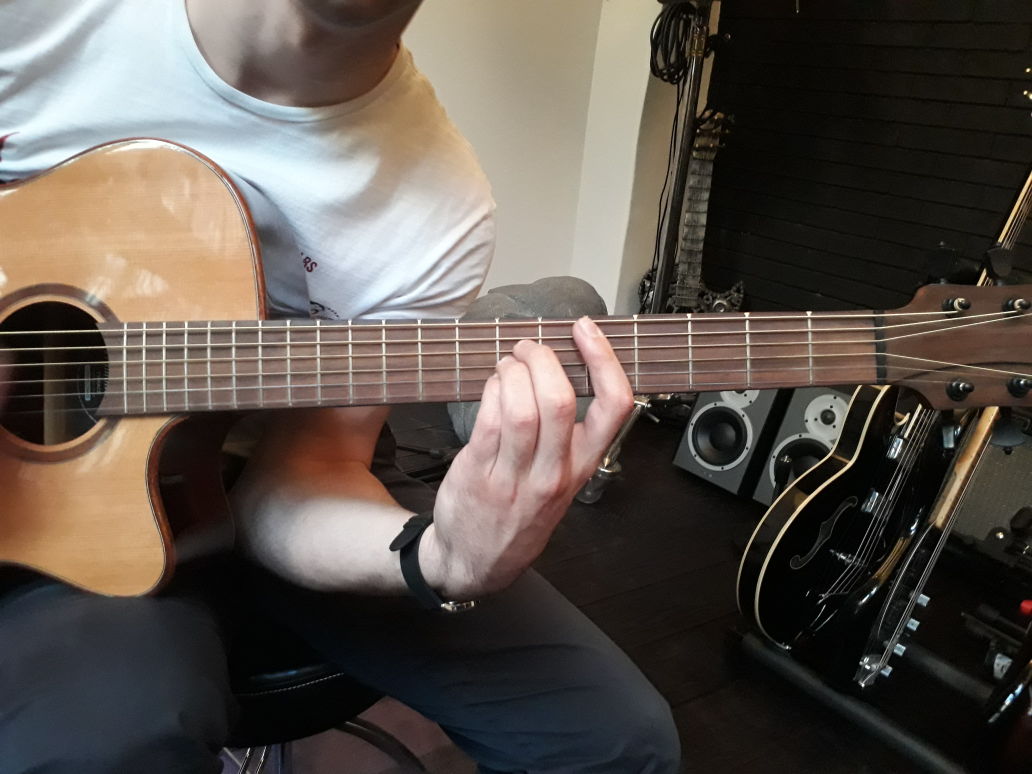
#> input picture project2/src/chordD_2.jpg, 4128 x 3096 px, found by its file name (shown at 1/4 size)
$ python test.py   (older library calls are emulated)
#> lines starting #> are read from the running program, lines starting #| are printed output that depends on the picture; after the words box and inside, x2 and y2 are one past the last pixel; in counts of white or black regions, pixels touching at a corner belong together; long printed decimals are rounded
import cv2 as cv2
import numpy as np


image = cv2.imread("../guitar-fingering-recognition-86172fff95313f403475d913c69e564dcd0e0035/pictures2/chordD_2.jpg")
#> image is the input picture: shape (3096, 4128, 3); mean B, G, R 76.2, 83.3, 91.6
#cv2.imshow("hough", image)
#cv2.waitKey(0)
print(image.shape)
#| (3096, 4128, 3)
height = len(image)
#> height = 3096
width = len(image[0])
#> width = 4128
image = cv2.resize(image, dsize=(int(width/4), int(height/4)), interpolation=cv2.INTER_AREA)
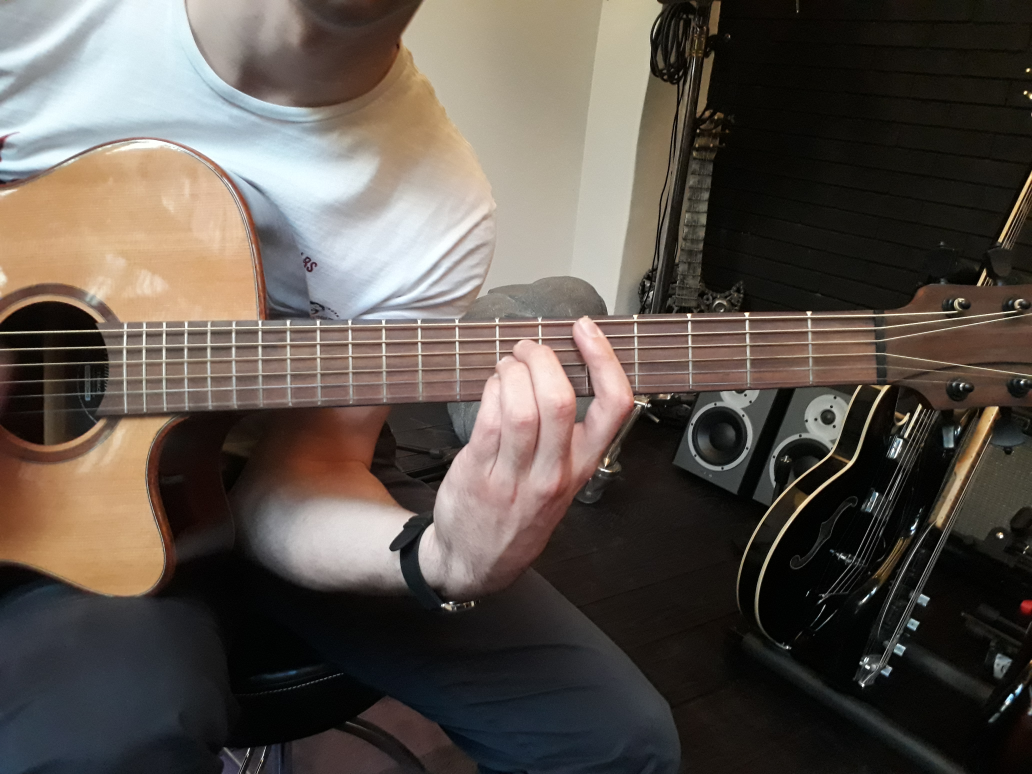
#> image: shape (774, 1032, 3); mean B, G, R 76.2, 83.3, 91.6
Cpy = image.copy()
height = len(image)
#> height = 774
width = len(image[0])
#> width = 1032
neck_with_frets = np.zeros((height, width, 3), np.uint8)
gray = cv2.cvtColor(image, cv2.COLOR_BGR2GRAY)
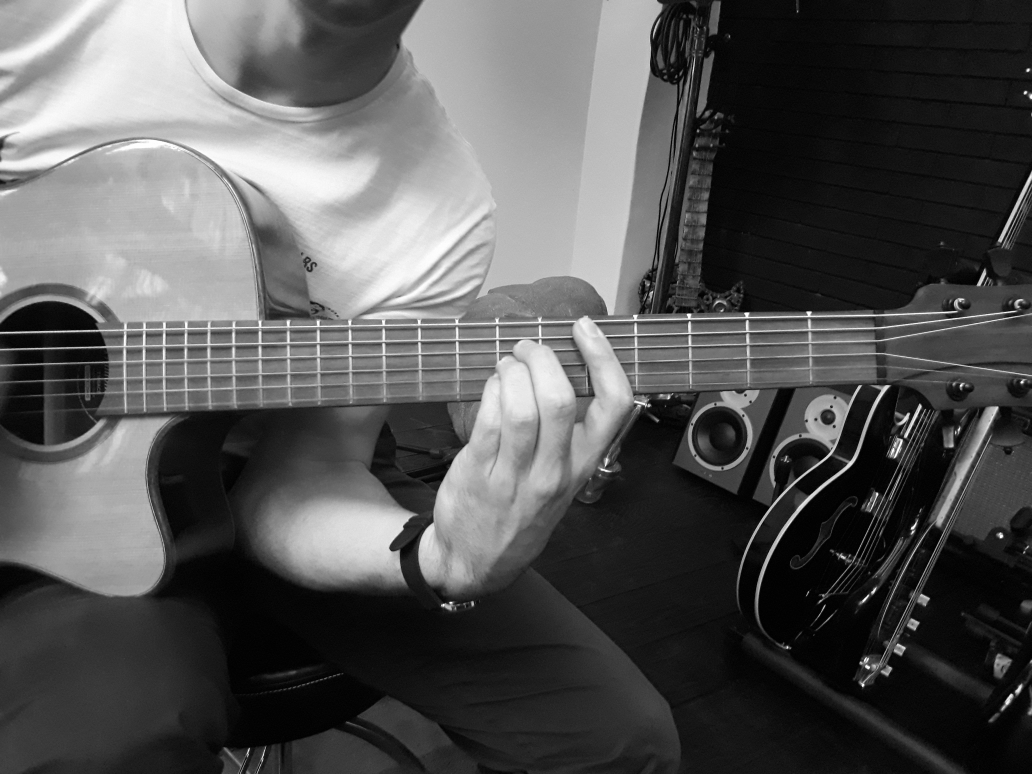
#> gray: shape (774, 1032); min 0, max 255, mean 84.9
# 1. Detect frets with Hough transform and form an Image based on these

edges = cv2.Sobel(gray, cv2.CV_8U, 1, 0, 3)
#print(edges.shape)


kernel = np.ones((11, 11), np.uint8)
edges = cv2.morphologyEx(edges, cv2.MORPH_CLOSE, kernel)
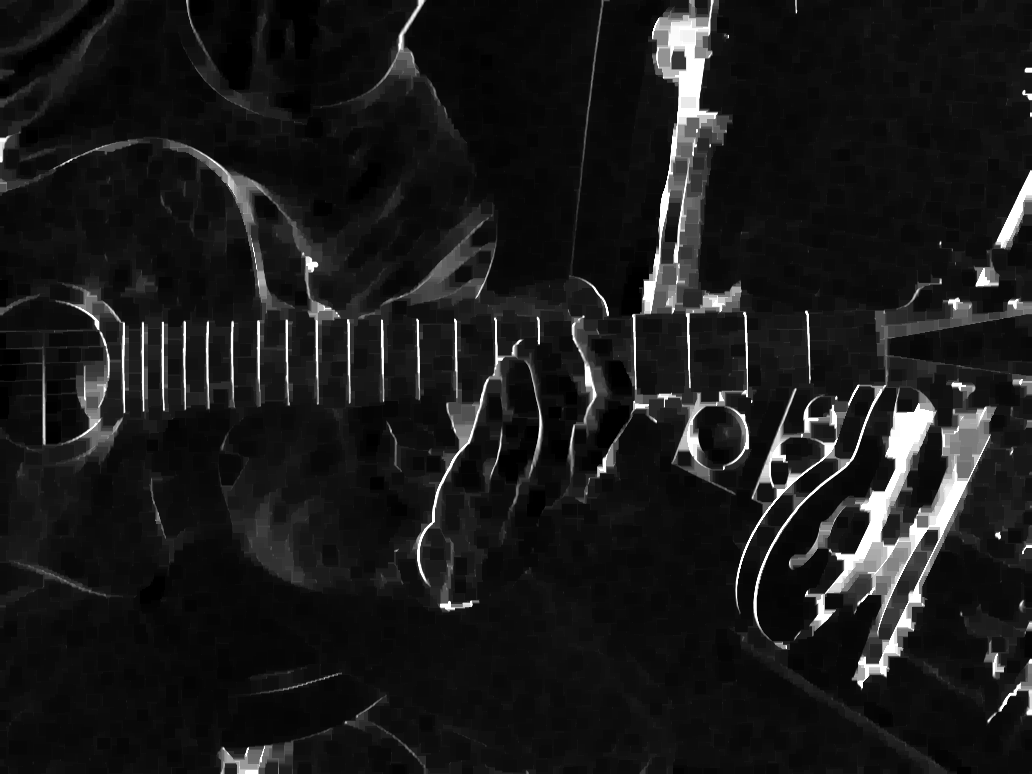
#> edges: shape (774, 1032); min 0, max 255, mean 26.1
red, edges = cv2.threshold(edges,127,255, cv2.THRESH_BINARY)
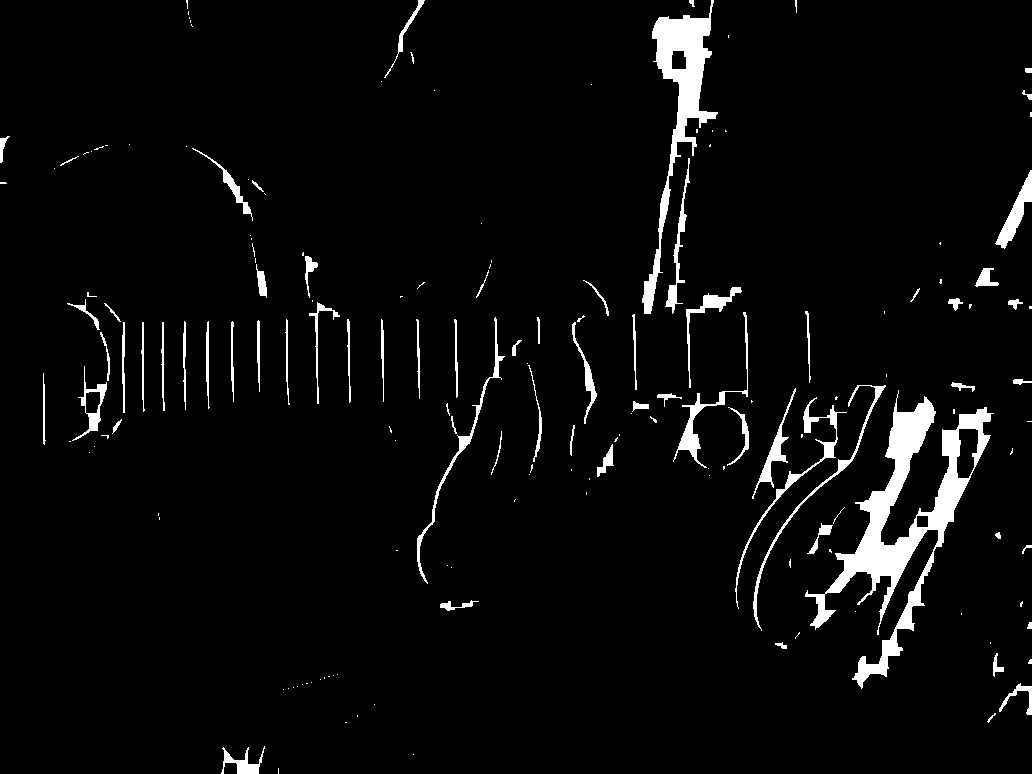
#> edges: shape (774, 1032); 4.2% white; 173 white regions (100 under 20 px), largest, box (x1, y1, x2, y2) and area: (805, 390, 994, 689) 11469, (642, 0, 718, 314) 5396, (735, 397, 847, 609) 1098
lines = cv2.HoughLines(edges,1,np.pi/180,150)
#> lines = 307 rows, first 8: [1009, 0.436], [688, 0.157], [687, 0.14], [690, 0.175], [1015, 0.401], [692, 0.192], [1080, 0.454], [691, 0.209]
num_lines = lines.shape[0]
#> num_lines = 307

print(lines.shape)
#| (307, 1, 2)
sq_lines = np.reshape(np.tile(lines, reps=(num_lines, 1)), (num_lines, num_lines, 2))
print(sq_lines.shape)
#| (307, 307, 2)
print(sq_lines[0])
#> (printed output is left out)
sq_lines = sq_lines-sq_lines.swapaxes(0, 1)
#print(sq_lines.shape)
#print((sq_lines-sq_lines_T)[0])


#ver_lines = cv.HoughLines(edges,1,np.pi/180,50)
print(lines.shape)

rho,theta = lines[0][0]
#> rho = 1009; theta = 0.436

a = np.cos(theta)
#> a = 0.906
b = np.sin(theta)
#> b = 0.423
maxx = a*rho
#> maxx = 914.5
minx = a*rho
#> minx = 914.5
maxy = b*rho
#> maxy = 426.4
miny = b*rho
#> miny = 426.4


for i, line in enumerate(lines):
    rho,theta = line[0]

    a = np.cos(theta)
    b = np.sin(theta)
    for j, line in enumerate(sq_lines[i]):
        #if abs(abs(line[1])-np.pi/2)<np.pi/(180/4):
        if True:


            x0 = a*rho
            y0 = b*rho


            x1 = int(x0 + 1000*(-b))
            x2 = int(x0 - 1000*(-b))
            y1 = int(y0 + 1000*(a))
            y2 = int(y0 - 1000*(a))
            cv2.line(Cpy,(x1,y1),(x2,y2),(0,0,255),2)

    if y0>maxy:
        maxy = y0
    if y0<miny and y0!=0:
        miny = y0

    """x1 = int(x0 + 2000*(-b))
    x2 = int(x0 - 2000*(-b))
    y1 = int(y0 + 2000*(a))
    y2 = int(y0 - 2000*(a))
    cv.line(Cpy,(x1,y1),(x2,y2),(0,0,255),2)"""
#> this loop made 307 passes
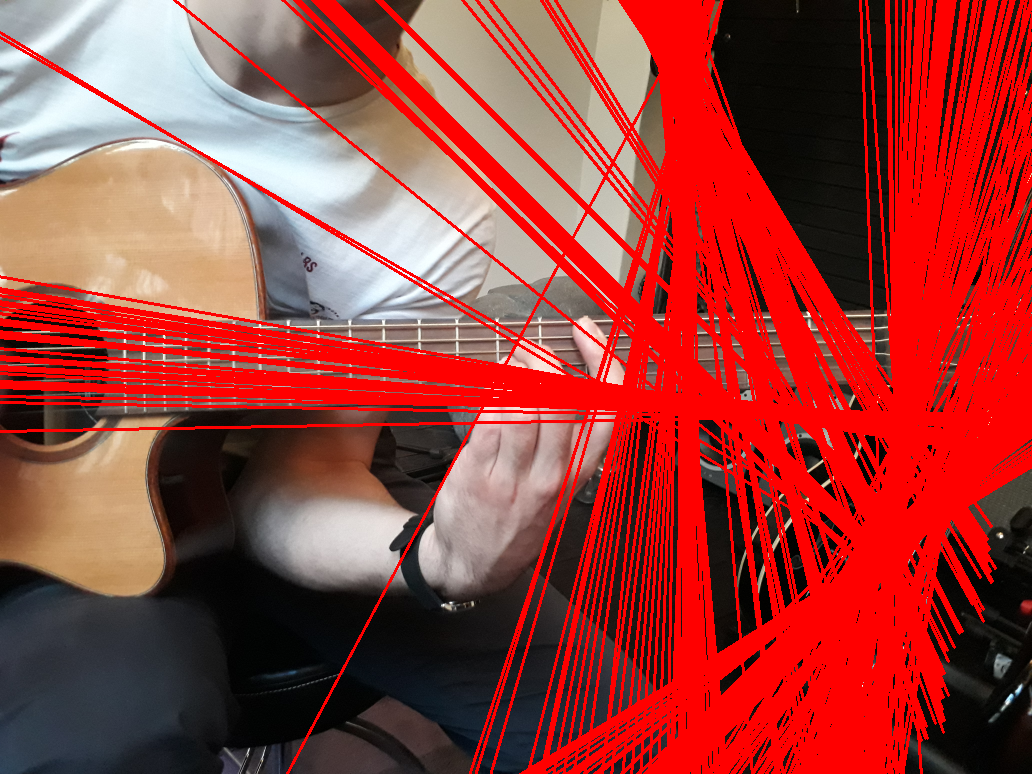
#> Cpy: shape (774, 1032, 3); mean B, G, R 57.3, 61.9, 156.9
#> after the loop, maxy = 798.9; miny = -292.5

"""
for line in ver_lines:
    rho,theta = line[0]

    a = np.cos(theta)
    b = np.sin(theta)

    x0 = a*rho
    y0 = b*rho

    if np.pi/(180/3)>theta>-1*(np.pi/(180/3)):
        if x0>maxx:
            maxx = x0
        if x0<minx and x0>0:
            minx = x0


        x1 = int(x0 + 100*(-b))
        x2 = int(x0 - 100*(-b))
        y1 = int(y0 + 200*(a))
        y2 = int(y0 + 0*(a))
        cv.line(Cpy,(x1,y1),(x2,y2),(0,0,255),2)
"""
print(minx, maxx, miny, maxy)
cv2.imshow("original", image)
cv2.imshow("image", Cpy)
cv2.imshow("canny", edges)
#cv.imshow("cut", image[int(minx):int(maxx)][int(miny):int(maxy)])
#cv.imshow("hough", lines)
cv2.waitKey(0)
cv2.destroyAllWindows()

$ run again, with project2/src/hyonj.jpg copied over project2/src/chordD_2.jpg
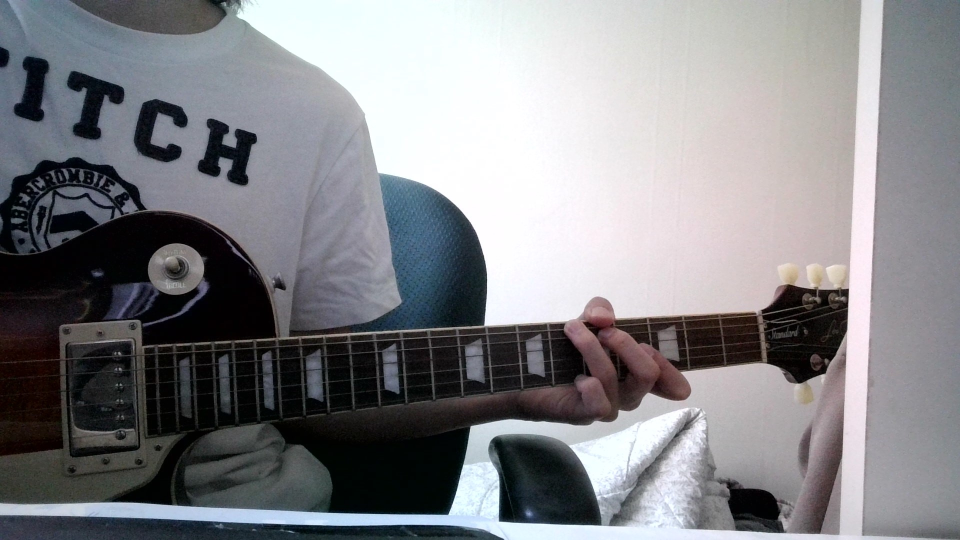
#> input picture project2/src/hyonj.jpg, 1920 x 1080 px, found by its file name (shown at 1/2 size)
#> image is the input picture: shape (1080, 1920, 3); mean B, G, R 135.1, 131.5, 131.4
#| (1080, 1920, 3)
#> `height = len(image)`: height = 1080
#> `width = len(image[0])`: width = 1920
#> image: shape (270, 480, 3)
#> `height = len(image)`: height = 270
#> `width = len(image[0])`: width = 480
#> `red, edges = cv2.threshold(edges,127,255, cv2.THRESH_BINARY)`:
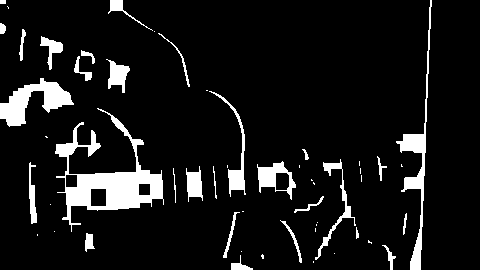
#> edges: shape (270, 480); 9% white; 53 white regions (24 under 20 px), largest, box (x1, y1, x2, y2) and area: (55, 108, 164, 232) 3820, (0, 78, 74, 127) 1555, (396, 0, 432, 270) 1487
#> lines = 39 rows, first 8: [429, 0.0349], [431, 0.0524], [197, 1.47], [198, 1.45], [193, 1.48], [179, 1.54], [222, 1.38], [191, 1.5]
#| (39, 1, 2)
#| (39, 39, 2)
#> (printed output is left out)
#| (39, 1, 2)
#> `rho,theta = lines[0][0]`: rho = 429; theta = 0.0349
#> `a = np.cos(theta)`: a = 0.999
#> `b = np.sin(theta)`: b = 0.0349
#> maxx = 428.7
#> `maxy = b*rho`: maxy = 14.97
#> the loop `for i, line in enumerate(lines):` made 39 passes
#> (rho, theta, a, b, maxy) on passes 2, 3, 4, 7, 22, 32: (431, 0.0524, 0.999, 0.0523, 22.56), (197, 1.47, 0.105, 0.995, 195.9), (198, 1.45, 0.122, 0.993, 196.5), (222, 1.38, 0.191, 0.982, 217.9), (224, 1.34, 0.225, 0.974, 218.3), (227, 1.34, 0.225, 0.974, 221.2)
#> after the loop `for i, line in enumerate(lines):`:
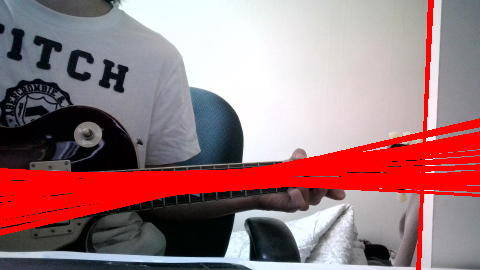
#> Cpy: shape (270, 480, 3); mean B, G, R 123.6, 120.1, 158.7
#> after the loop `for i, line in enumerate(lines):`: maxy = 221.2; miny = 14.97
#| 428.739 428.739 14.972 221.182
